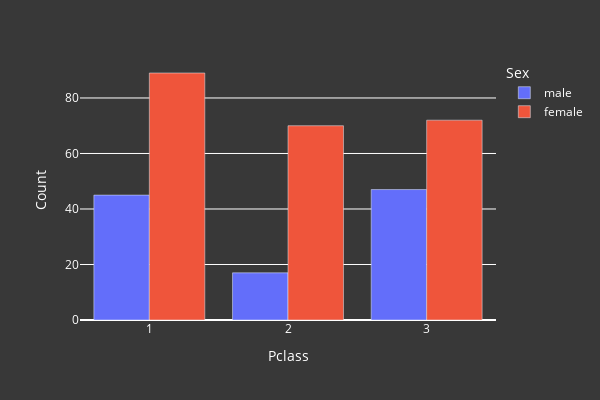

Notebook code for this chart:
### Code cell
# Alternative implementation of histogram
# Using this implementation you can apply any histfunc i.e. not bound to ploty defined functions (avg, sum, min, max, count) you can use, for instance, median!
grouped = processed_df.groupby(['Pclass', 'Sex'], as_index=False).sum(numeric_only=True).rename({'Survived': 'Count'}, axis=1)

fig = px.bar(grouped.iloc[::-1], x='Pclass', y='Count', color='Sex',
             barmode='group',
             width=600, height=400)
fig.update_layout(**layout_options)
fig.update_layout()
fig.show()

### Figure 1 — Plotly figure (JSON) as saved in the notebook; plotly's stock layout.template omitted (floating-point values rounded to 4 significant figures)
{"data": [{"alignmentgroup": "True", "hovertemplate": "Sex=male<br>Pclass=%{x}<br>Count=%{y}<extra></extra>", "legendgroup": "male", "marker": {"color": "#636efa", "pattern": {"shape": ""}}, "name": "male", "offsetgroup": "male", "orientation": "v", "showlegend": true, "textposition": "auto", "type": "bar", "x": [3, 2, 1], "xaxis": "x", "y": [47, 17, 45], "yaxis": "y"}, {"alignmentgroup": "True", "hovertemplate": "Sex=female<br>Pclass=%{x}<br>Count=%{y}<extra></extra>", "legendgroup": "female", "marker": {"color": "#EF553B", "pattern": {"shape": ""}}, "name": "female", "offsetgroup": "female", "orientation": "v", "showlegend": true, "textposition": "auto", "type": "bar", "x": [3, 2, 1], "xaxis": "x", "y": [72, 70, 89], "yaxis": "y"}], "layout": {"barmode": "group", "height": 400, "legend": {"font": {"color": "white"}, "title": {"text": "Sex"}, "tracegroupgap": 0}, "margin": {"t": 60}, "paper_bgcolor": "#383838", "plot_bgcolor": "#383838", "title": {"font": {"color": "white"}}, "width": 600, "xaxis": {"anchor": "y", "color": "white", "domain": [0, 1], "title": {"text": "Pclass"}}, "yaxis": {"anchor": "x", "color": "white", "domain": [0, 1], "title": {"text": "Count"}}}}
